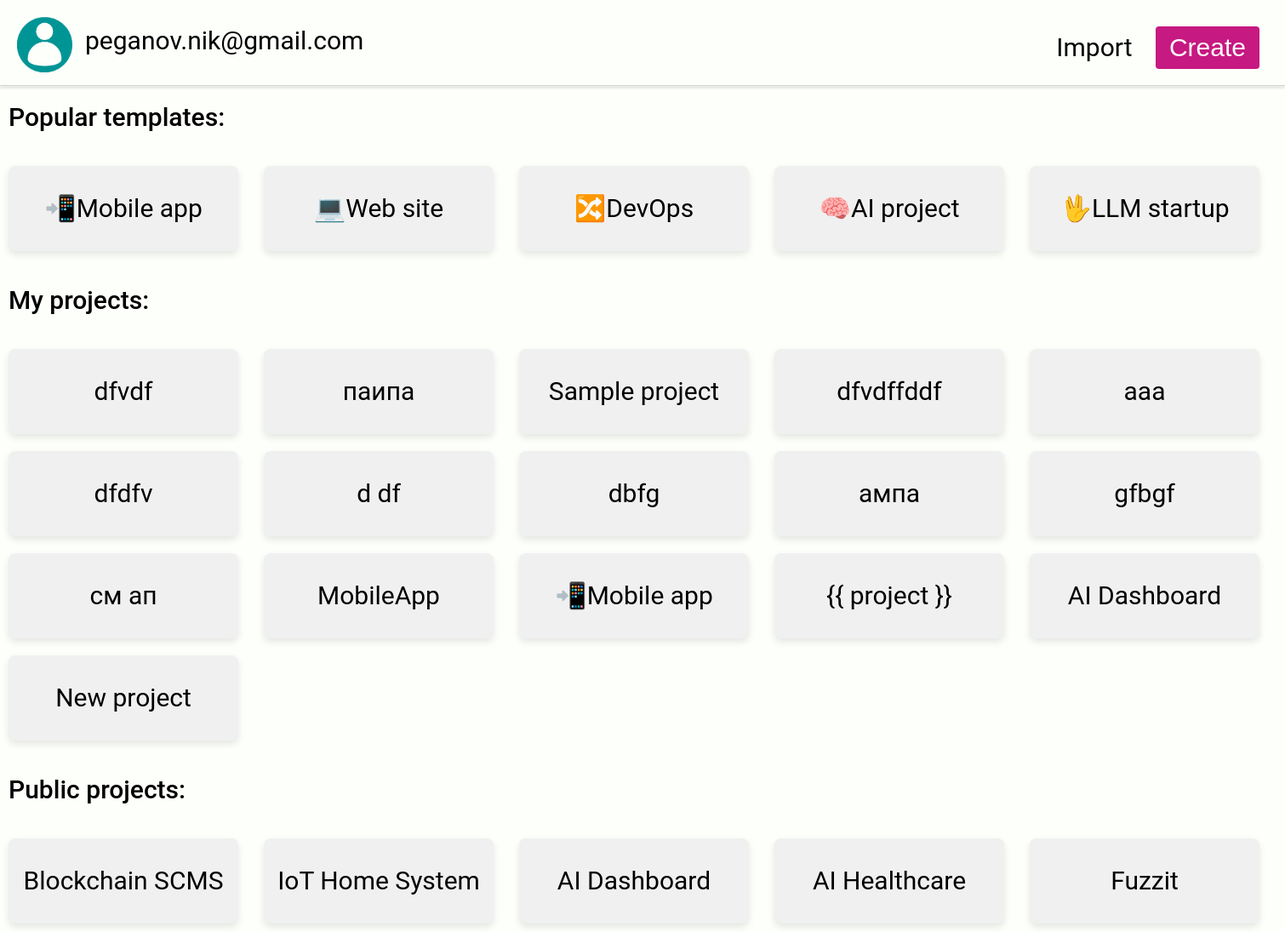
Page /projects/peganov.nik@gmail.com/ on the committed database.
### success/models.py (models this page shows, shortened)
class Project(models.Model):
    user = models.ForeignKey(User, on_delete=models.CASCADE, null=True)
    name = models.CharField(max_length=100)
    PRIVACY_CHOICES = (
        ("PUBLIC", "Public"),
        ("PRIVATE", "Private"),
    )
    privacy = models.CharField(max_length=7, choices=PRIVACY_CHOICES, default="PRIVATE")
    constraints = [models.UniqueConstraint(fields=["user", "name"], name="unique name for user")]

### success/views.py (the view)
# urls.py: path("projects/<str:username>/", projects_view, name="projects"),
def projects_view(request, username):
    projects = get_all_projects(username)
    templates = get_all_templates()
    public_projects = get_all_public_projects(templates)
    return render(
        request,
        "projects.html",
        {"username": username, "projects": projects, "public_projects": public_projects, "templates": templates},
    )

### success/utils.py (called while the page is built)
def get_all_projects(username):
    user = User.objects.get(username=username)
    return list(Project.objects.filter(user=user).values_list("name", flat=True))

def get_all_public_projects(to_exclude=[]):
    return list(Project.objects.filter(user=None).exclude(name__in=to_exclude).values_list("name", flat=True))

def get_all_templates():
    return list(Template.objects.values_list("name", flat=True))

### success/templates/projects.html (shortened to what this page needs)
<!DOCTYPE html>
<html lang="en">
<head>
    {% load static %}
    <link rel="stylesheet" type="text/css" href="{% static 'styles.css' %}">
</head>
<body>
<div class="left-header">
    <img src="{% static 'images/login.png' %}" alt="Login Logo" class="account-logo">
    <label class="top-left-label" style="display: inline-block; position : absolute; top:30px; left:100px; font-family: 'Roboto', sans-serif;">{{username}}</label>
</div>
<div class="header">
    <button class="button" onclick="showCreatePopup()">Import</button>
    <button class="big-button" onclick="showCreatePopup()">Create</button>
</div>
<p class="very-bold-text" style="margin-left: 10px; margin-top: 120px;">Popular templates:</p>
<div class="templates-container">
    <div class="recent-projects-container">
        {% for project in templates %}
        <a href="{% url 'project' username='public' name=project%}" method="post">
            <div class="project">{{ project }}</div>
        </a>
        {% endfor %}
    </div>
</div>
<p class="very-bold-text" style="margin-left: 10px;">My projects:</p>
<div class="recent-projects-container">
    {% for project in projects %}
    <a href="{% url 'project' username=username name=project%}" method="post">
        <div class="project">{{ project }}</div>
    </a>
    {% endfor %}
</div>
<p class="very-bold-text" style="margin-left: 10px;">Public projects:</p>
<div class="recent-projects-container">
    {% for project in public_projects %}
    <a href="{% url 'project' username='public' name=project%}" method="post">
        <div class="project">{{ project }}</div>
    </a>
    {% endfor %}
</div>
<div class="full-width-rectangle"></div>
</body>
</html>

### success/static/styles.css (style rules this page uses)
body { font-size: 30px; font-family: 'Roboto', sans-serif; }
.account-logo { position: absolute; top: 20px; left: 20px; width: 65px; height: 65px; }
.full-width-rectangle { position: absolute; top: 100px; width: 100%; height: 1px; background-color: lightgray; box-shadow: 0px 2px 3px rgba(0, 0, 0, 0.3); }
.recent-projects-container { display: grid; grid-template-columns: repeat(5, 300px); gap: 0; padding-left: 0; margin-left: 0; width: 100%; }
.header { position: absolute; top: 30px; right: 30px; text-align: right; }
.left-header { text-align: left; }
.button { margin-left: 10px; padding: 8px 10px; border: none; background-color: transparent; color: #000000; cursor: pointer; transition: color 0.3s; font-size: 30px; text-decoration: none; font-family: 'Roboto', sans-serif; }
.big-button { margin-left: 10px; padding: 8px 16px; border: none; border-radius: 4px; background-color: #C61981; color: white; cursor: pointer; font-size: 30px; }
.very-bold-text { font-weight: 500; }

### success/templates/projects.html (style rules this page uses)
body, html { height: 100%; margin: 0; background-color: #fdfffb; }
.project { width: 270px; height: 100px; background-color: #f0f0f0; margin: 10px; display: inline-block; vertical-align: top; text-align: center; line-height: 100px; border-radius: 8px; box-shadow: 0 4px 8px rgba(0,0,0,0.1); font-family: 'Roboto', sans-serif; }
a { color: inherit; }

### rows in the picture
Project: name "dfvdf"
Project: name "паипа"
Project: name "Sample project"
Project: name "dfvdffddf"
Project: name "aaa"
Project: name "dfdfv"
Project: name "d df"
Project: name "dbfg"
Project: name "ампа"
Project: name "gfbgf"
Project: name "см ап"
Project: name "MobileApp"
Project: name "{{ project }}"
Project: name "New project"
Project: name "Blockchain SCMS"
Project: name "IoT Home System"
Project: name "AI Healthcare"
Project: name "Fuzzit"

### other values in the picture
{{ username }} "peganov.nik@gmail.com"
{{ project }} "📲Mobile app" "💻Web site" "🔀DevOps" "🧠AI project" "🖖LLM startup"
{{ project }} "📲Mobile app" "AI Dashboard"
{{ project }} "AI Dashboard"
